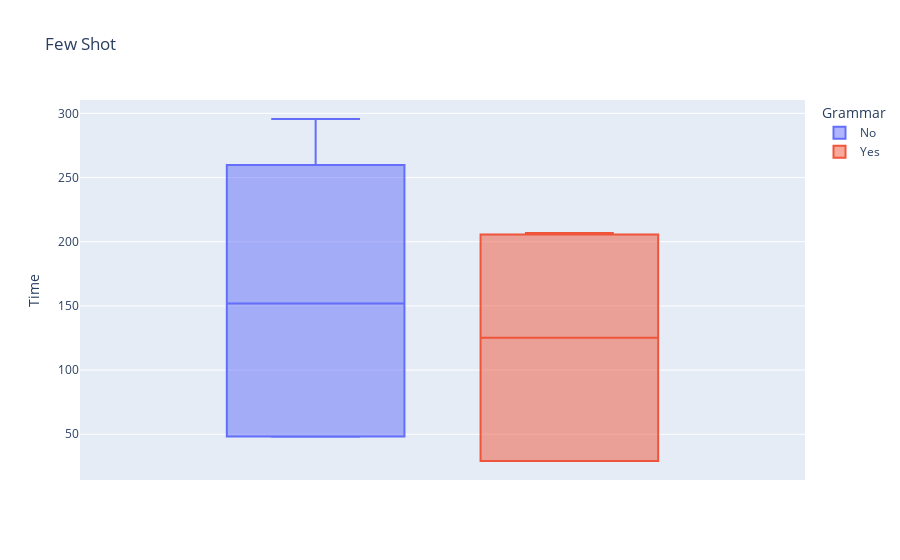
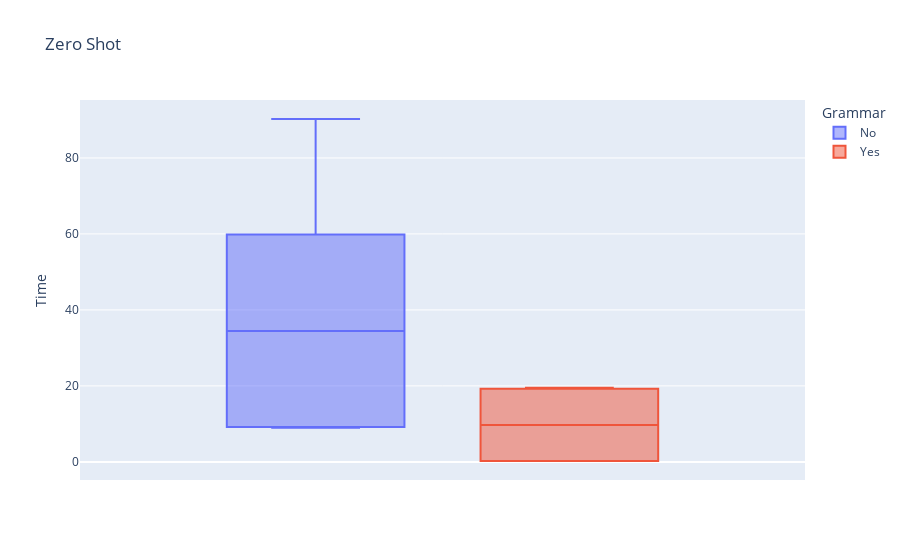

Notebook code cell kept with these figures, in order:
### Code cell
fs = total.loc[total["Type"]=="FS"]
fig = px.box(fs, y = "Time", color = "Grammar", title="Few Shot")
fig.show()
zs = total.loc[total["Type"]=="ZS"]
fig = px.box(zs, y = "Time", color = "Grammar", title="Zero Shot")
fig.show()

### Figure 1 — Plotly figure (JSON) as saved in the notebook; plotly's stock layout.template omitted (floating-point values rounded to 4 significant figures)
{"data": [{"alignmentgroup": "True", "hovertemplate": "Grammar=No<br>Time=%{y}<extra></extra>", "legendgroup": "No", "marker": {"color": "#636efa"}, "name": "No", "notched": false, "offsetgroup": "No", "orientation": "v", "showlegend": true, "type": "box", "x0": " ", "xaxis": "x", "y": [48.2, 48.18, 48.33, 48.12, 48.12, 255.2, 255.4, 259.7, 292.6, 295.6], "y0": " ", "yaxis": "y"}, {"alignmentgroup": "True", "hovertemplate": "Grammar=Yes<br>Time=%{y}<extra></extra>", "legendgroup": "Yes", "marker": {"color": "#EF553B"}, "name": "Yes", "notched": false, "offsetgroup": "Yes", "orientation": "v", "showlegend": true, "type": "box", "x0": " ", "xaxis": "x", "y": [29.29, 29.25, 29.24, 29.19, 45.06, 205.4, 205.6, 205.5, 205.7, 206.7], "y0": " ", "yaxis": "y"}], "layout": {"boxmode": "group", "legend": {"title": {"text": "Grammar"}, "tracegroupgap": 0}, "title": {"text": "Few Shot"}, "xaxis": {"anchor": "y", "domain": [0, 1]}, "yaxis": {"anchor": "x", "domain": [0, 1], "title": {"text": "Time"}}}}

### Figure 2 — Plotly figure (JSON) as saved in the notebook; plotly's stock layout.template omitted (floating-point values rounded to 4 significant figures)
{"data": [{"alignmentgroup": "True", "hovertemplate": "Grammar=No<br>Time=%{y}<extra></extra>", "legendgroup": "No", "marker": {"color": "#636efa"}, "name": "No", "notched": false, "offsetgroup": "No", "orientation": "v", "showlegend": true, "type": "box", "x0": " ", "xaxis": "x", "y": [8.967, 9.417, 9.133, 9.4, 9.183, 59.87, 59.75, 59.48, 88.17, 90.25], "y0": " ", "yaxis": "y"}, {"alignmentgroup": "True", "hovertemplate": "Grammar=Yes<br>Time=%{y}<extra></extra>", "legendgroup": "Yes", "marker": {"color": "#EF553B"}, "name": "Yes", "notched": false, "offsetgroup": "Yes", "orientation": "v", "showlegend": true, "type": "box", "x0": " ", "xaxis": "x", "y": [0.2343, 0.2345, 0.2387, 0.2358, 0.2325, 19.49, 19.2, 19.31, 19.25, 19.22], "y0": " ", "yaxis": "y"}], "layout": {"boxmode": "group", "legend": {"title": {"text": "Grammar"}, "tracegroupgap": 0}, "title": {"text": "Zero Shot"}, "xaxis": {"anchor": "y", "domain": [0, 1]}, "yaxis": {"anchor": "x", "domain": [0, 1], "title": {"text": "Time"}}}}
